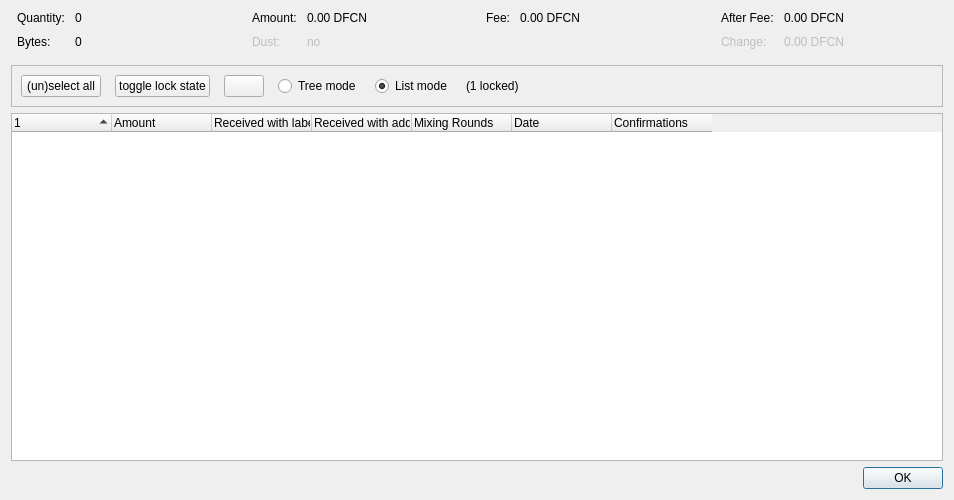
<?xml version="1.0" encoding="UTF-8"?>
<ui version="4.0">
 <class>CoinControlDialog</class>
 <widget class="QDialog" name="CoinControlDialog">
  <property name="geometry">
   <rect>
    <x>0</x>
    <y>0</y>
    <width>954</width>
    <height>500</height>
   </rect>
  </property>
  <property name="windowTitle">
   <string>Coin Selection</string>
  </property>
  <layout class="QVBoxLayout" name="verticalLayout">
   <item>
    <layout class="QHBoxLayout" name="horizontalLayoutTop" stretch="0,0,0,0">
     <property name="topMargin">
      <number>0</number>
     </property>
     <property name="bottomMargin">
      <number>10</number>
     </property>
     <item>
      <layout class="QFormLayout" name="formLayoutCoinControl1">
       <property name="horizontalSpacing">
        <number>10</number>
       </property>
       <property name="verticalSpacing">
        <number>10</number>
       </property>
       <property name="leftMargin">
        <number>6</number>
       </property>
       <property name="rightMargin">
        <number>6</number>
       </property>
       <item row="0" column="0">
        <widget class="QLabel" name="labelCoinControlQuantityText">
         <property name="text">
          <string>Quantity:</string>
         </property>
        </widget>
       </item>
       <item row="0" column="1">
        <widget class="QLabel" name="labelCoinControlQuantity">
         <property name="cursor">
          <cursorShape>IBeamCursor</cursorShape>
         </property>
         <property name="contextMenuPolicy">
          <enum>Qt::ActionsContextMenu</enum>
         </property>
         <property name="text">
          <string notr="true">0</string>
         </property>
         <property name="textInteractionFlags">
          <set>Qt::LinksAccessibleByMouse|Qt::TextSelectableByKeyboard|Qt::TextSelectableByMouse</set>
         </property>
        </widget>
       </item>
       <item row="1" column="0">
        <widget class="QLabel" name="labelCoinControlBytesText">
         <property name="text">
          <string>Bytes:</string>
         </property>
        </widget>
       </item>
       <item row="1" column="1">
        <widget class="QLabel" name="labelCoinControlBytes">
         <property name="cursor">
          <cursorShape>IBeamCursor</cursorShape>
         </property>
         <property name="contextMenuPolicy">
          <enum>Qt::ActionsContextMenu</enum>
         </property>
         <property name="text">
          <string notr="true">0</string>
         </property>
         <property name="textInteractionFlags">
          <set>Qt::LinksAccessibleByMouse|Qt::TextSelectableByKeyboard|Qt::TextSelectableByMouse</set>
         </property>
        </widget>
       </item>
      </layout>
     </item>
     <item>
      <layout class="QFormLayout" name="formLayoutCoinControl2">
       <property name="horizontalSpacing">
        <number>10</number>
       </property>
       <property name="verticalSpacing">
        <number>10</number>
       </property>
       <property name="leftMargin">
        <number>6</number>
       </property>
       <property name="rightMargin">
        <number>6</number>
       </property>
       <item row="0" column="0">
        <widget class="QLabel" name="labelCoinControlAmountText">
         <property name="text">
          <string>Amount:</string>
         </property>
        </widget>
       </item>
       <item row="0" column="1">
        <widget class="QLabel" name="labelCoinControlAmount">
         <property name="cursor">
          <cursorShape>IBeamCursor</cursorShape>
         </property>
         <property name="contextMenuPolicy">
          <enum>Qt::ActionsContextMenu</enum>
         </property>
         <property name="text">
          <string notr="true">0.00 DFCN</string>
         </property>
         <property name="textInteractionFlags">
          <set>Qt::LinksAccessibleByMouse|Qt::TextSelectableByKeyboard|Qt::TextSelectableByMouse</set>
         </property>
        </widget>
       </item>
       <item row="1" column="0">
        <widget class="QLabel" name="labelCoinControlLowOutputText">
         <property name="enabled">
          <bool>false</bool>
         </property>
         <property name="text">
          <string>Dust:</string>
         </property>
        </widget>
       </item>
       <item row="1" column="1">
        <widget class="QLabel" name="labelCoinControlLowOutput">
         <property name="enabled">
          <bool>false</bool>
         </property>
         <property name="cursor">
          <cursorShape>IBeamCursor</cursorShape>
         </property>
         <property name="contextMenuPolicy">
          <enum>Qt::ActionsContextMenu</enum>
         </property>
         <property name="text">
          <string notr="true">no</string>
         </property>
         <property name="textInteractionFlags">
          <set>Qt::LinksAccessibleByMouse|Qt::TextSelectableByKeyboard|Qt::TextSelectableByMouse</set>
         </property>
        </widget>
       </item>
      </layout>
     </item>
     <item>
      <layout class="QFormLayout" name="formLayoutCoinControl3">
       <property name="horizontalSpacing">
        <number>10</number>
       </property>
       <property name="verticalSpacing">
        <number>10</number>
       </property>
       <property name="leftMargin">
        <number>6</number>
       </property>
       <property name="rightMargin">
        <number>6</number>
       </property>
       <item row="0" column="0">
        <widget class="QLabel" name="labelCoinControlFeeText">
         <property name="text">
          <string>Fee:</string>
         </property>
        </widget>
       </item>
       <item row="0" column="1">
        <widget class="QLabel" name="labelCoinControlFee">
         <property name="cursor">
          <cursorShape>IBeamCursor</cursorShape>
         </property>
         <property name="contextMenuPolicy">
          <enum>Qt::ActionsContextMenu</enum>
         </property>
         <property name="text">
          <string notr="true">0.00 DFCN</string>
         </property>
         <property name="textInteractionFlags">
          <set>Qt::LinksAccessibleByMouse|Qt::TextSelectableByKeyboard|Qt::TextSelectableByMouse</set>
         </property>
        </widget>
       </item>
      </layout>
     </item>
     <item>
      <layout class="QFormLayout" name="formLayoutCoinControl4">
       <property name="horizontalSpacing">
        <number>10</number>
       </property>
       <property name="verticalSpacing">
        <number>10</number>
       </property>
       <property name="leftMargin">
        <number>6</number>
       </property>
       <property name="rightMargin">
        <number>6</number>
       </property>
       <item row="0" column="0">
        <widget class="QLabel" name="labelCoinControlAfterFeeText">
         <property name="text">
          <string>After Fee:</string>
         </property>
        </widget>
       </item>
       <item row="0" column="1">
        <widget class="QLabel" name="labelCoinControlAfterFee">
         <property name="cursor">
          <cursorShape>IBeamCursor</cursorShape>
         </property>
         <property name="contextMenuPolicy">
          <enum>Qt::ActionsContextMenu</enum>
         </property>
         <property name="text">
          <string notr="true">0.00 DFCN</string>
         </property>
         <property name="textInteractionFlags">
          <set>Qt::LinksAccessibleByMouse|Qt::TextSelectableByKeyboard|Qt::TextSelectableByMouse</set>
         </property>
        </widget>
       </item>
       <item row="1" column="0">
        <widget class="QLabel" name="labelCoinControlChangeText">
         <property name="enabled">
          <bool>false</bool>
         </property>
         <property name="text">
          <string>Change:</string>
         </property>
        </widget>
       </item>
       <item row="1" column="1">
        <widget class="QLabel" name="labelCoinControlChange">
         <property name="enabled">
          <bool>false</bool>
         </property>
         <property name="cursor">
          <cursorShape>IBeamCursor</cursorShape>
         </property>
         <property name="contextMenuPolicy">
          <enum>Qt::ActionsContextMenu</enum>
         </property>
         <property name="text">
          <string notr="true">0.00 DFCN</string>
         </property>
         <property name="textInteractionFlags">
          <set>Qt::LinksAccessibleByMouse|Qt::TextSelectableByKeyboard|Qt::TextSelectableByMouse</set>
         </property>
        </widget>
       </item>
      </layout>
     </item>
    </layout>
   </item>
   <item>
    <widget class="QFrame" name="frame">
     <property name="minimumSize">
      <size>
       <width>0</width>
       <height>40</height>
      </size>
     </property>
     <property name="frameShape">
      <enum>QFrame::StyledPanel</enum>
     </property>
     <property name="frameShadow">
      <enum>QFrame::Sunken</enum>
     </property>
     <layout class="QHBoxLayout" name="horizontalLayout">
      <item>
       <layout class="QHBoxLayout" name="horizontalLayoutPanel" stretch="0,0,0,0,0,0,0">
        <property name="spacing">
         <number>14</number>
        </property>
        <item>
         <widget class="QPushButton" name="pushButtonSelectAll">
          <property name="sizePolicy">
           <sizepolicy hsizetype="Maximum" vsizetype="Fixed">
            <horstretch>0</horstretch>
            <verstretch>0</verstretch>
           </sizepolicy>
          </property>
          <property name="text">
           <string>(un)select all</string>
          </property>
          <property name="autoDefault">
           <bool>false</bool>
          </property>
         </widget>
        </item>
        <item>
         <widget class="QPushButton" name="pushButtonToggleLock">
          <property name="sizePolicy">
           <sizepolicy hsizetype="Maximum" vsizetype="Fixed">
            <horstretch>0</horstretch>
            <verstretch>0</verstretch>
           </sizepolicy>
          </property>
          <property name="text">
           <string>toggle lock state</string>
          </property>
          <property name="autoDefault">
           <bool>false</bool>
          </property>
         </widget>
        </item>
        <item>
         <widget class="QPushButton" name="hideButton">
          <property name="sizePolicy">
           <sizepolicy hsizetype="Maximum" vsizetype="Fixed">
            <horstretch>0</horstretch>
            <verstretch>0</verstretch>
           </sizepolicy>
          </property>
          <property name="text">
           <string/>
          </property>
          <property name="autoDefault">
           <bool>false</bool>
          </property>
         </widget>
        </item>
        <item>
         <widget class="QRadioButton" name="radioTreeMode">
          <property name="sizePolicy">
           <sizepolicy hsizetype="Maximum" vsizetype="Fixed">
            <horstretch>0</horstretch>
            <verstretch>0</verstretch>
           </sizepolicy>
          </property>
          <property name="text">
           <string>Tree mode</string>
          </property>
         </widget>
        </item>
        <item>
         <widget class="QRadioButton" name="radioListMode">
          <property name="sizePolicy">
           <sizepolicy hsizetype="Maximum" vsizetype="Fixed">
            <horstretch>0</horstretch>
            <verstretch>0</verstretch>
           </sizepolicy>
          </property>
          <property name="text">
           <string>List mode</string>
          </property>
          <property name="checked">
           <bool>true</bool>
          </property>
         </widget>
        </item>
        <item>
         <widget class="QLabel" name="labelLocked">
          <property name="text">
           <string>(1 locked)</string>
          </property>
         </widget>
        </item>
        <item>
         <spacer name="horizontalSpacer">
          <property name="orientation">
           <enum>Qt::Horizontal</enum>
          </property>
          <property name="sizeHint" stdset="0">
           <size>
            <width>40</width>
            <height>20</height>
           </size>
          </property>
         </spacer>
        </item>
       </layout>
      </item>
     </layout>
    </widget>
   </item>
   <item>
    <widget class="CoinControlTreeWidget" name="treeWidget">
     <property name="contextMenuPolicy">
      <enum>Qt::CustomContextMenu</enum>
     </property>
     <property name="sortingEnabled">
      <bool>false</bool>
     </property>
     <property name="columnCount">
      <number>7</number>
     </property>
     <attribute name="headerShowSortIndicator" stdset="0">
      <bool>true</bool>
     </attribute>
     <attribute name="headerStretchLastSection">
      <bool>false</bool>
     </attribute>
     <column>
      <property name="text">
       <string/>
      </property>
     </column>
     <column>
      <property name="text">
       <string>Amount</string>
      </property>
     </column>
     <column>
      <property name="text">
       <string>Received with label</string>
      </property>
     </column>
     <column>
      <property name="text">
       <string>Received with address</string>
      </property>
     </column>
     <column>
      <property name="text">
       <string>Mixing Rounds</string>
      </property>
     </column>
     <column>
      <property name="text">
       <string>Date</string>
      </property>
     </column>
     <column>
      <property name="text">
       <string>Confirmations</string>
      </property>
      <property name="toolTip">
       <string>Confirmed</string>
      </property>
     </column>
    </widget>
   </item>
   <item>
    <widget class="QDialogButtonBox" name="buttonBox">
     <property name="orientation">
      <enum>Qt::Horizontal</enum>
     </property>
     <property name="standardButtons">
      <set>QDialogButtonBox::Ok</set>
     </property>
    </widget>
   </item>
  </layout>
 </widget>
 <customwidgets>
  <customwidget>
   <class>CoinControlTreeWidget</class>
   <extends>QTreeWidget</extends>
   <header>qt/coincontroltreewidget.h</header>
  </customwidget>
 </customwidgets>
 <resources/>
 <connections/>
</ui>
